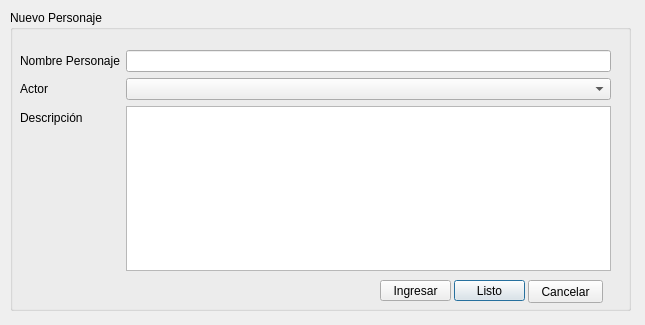
<?xml version="1.0" encoding="UTF-8"?>
<ui version="4.0">
 <class>Dialog</class>
 <widget class="QDialog" name="Dialog">
  <property name="geometry">
   <rect>
    <x>0</x>
    <y>0</y>
    <width>645</width>
    <height>325</height>
   </rect>
  </property>
  <property name="windowTitle">
   <string>Dialog</string>
  </property>
  <widget class="QGroupBox" name="groupBox">
   <property name="geometry">
    <rect>
     <x>10</x>
     <y>10</y>
     <width>621</width>
     <height>301</height>
    </rect>
   </property>
   <property name="title">
    <string>Nuevo Personaje</string>
   </property>
   <widget class="QWidget" name="formLayoutWidget_5">
    <property name="geometry">
     <rect>
      <x>10</x>
      <y>40</y>
      <width>591</width>
      <height>221</height>
     </rect>
    </property>
    <layout class="QFormLayout" name="formLayout">
     <property name="fieldGrowthPolicy">
      <enum>QFormLayout::AllNonFixedFieldsGrow</enum>
     </property>
     <item row="0" column="0">
      <widget class="QLabel" name="label_1">
       <property name="text">
        <string>Nombre Personaje</string>
       </property>
      </widget>
     </item>
     <item row="0" column="1">
      <widget class="QLineEdit" name="LNPersonaje"/>
     </item>
     <item row="1" column="0">
      <widget class="QLabel" name="label_2">
       <property name="text">
        <string>Actor</string>
       </property>
      </widget>
     </item>
     <item row="1" column="1">
      <widget class="QComboBox" name="actor_filter_comboBox"/>
     </item>
     <item row="2" column="0">
      <widget class="QLabel" name="label_3">
       <property name="text">
        <string>Descripción</string>
       </property>
      </widget>
     </item>
     <item row="2" column="1">
      <widget class="QTextEdit" name="LDescripcion"/>
     </item>
    </layout>
   </widget>
   <widget class="QPushButton" name="BListo">
    <property name="geometry">
     <rect>
      <x>444</x>
      <y>270</y>
      <width>71</width>
      <height>21</height>
     </rect>
    </property>
    <property name="text">
     <string>Listo</string>
    </property>
   </widget>
   <widget class="QPushButton" name="BCancelar">
    <property name="geometry">
     <rect>
      <x>518</x>
      <y>270</y>
      <width>75</width>
      <height>23</height>
     </rect>
    </property>
    <property name="text">
     <string>Cancelar</string>
    </property>
   </widget>
   <widget class="QPushButton" name="BIngresar">
    <property name="geometry">
     <rect>
      <x>370</x>
      <y>270</y>
      <width>71</width>
      <height>21</height>
     </rect>
    </property>
    <property name="text">
     <string>Ingresar</string>
    </property>
   </widget>
  </widget>
 </widget>
 <resources/>
 <connections/>
</ui>
